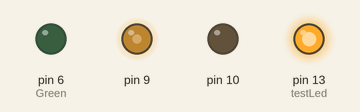
Simulated run of this sketch. Board: Arduino Uno, built with avr-gcc and run on an emulated ATmega328P. Shown: output pins drawn as LEDs (lit = HIGH).

Above: at 0.05 s.
At 0.65 s:
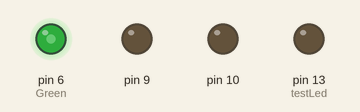
At 1.25 s:
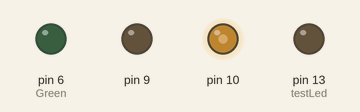
At 1.85 s:
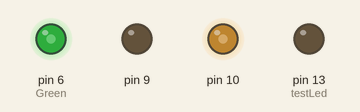
At 2.45 s:
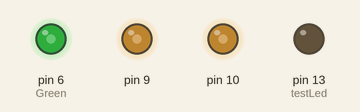
Timing chart, 0 to 5.8 s (numbered marks = the images above):
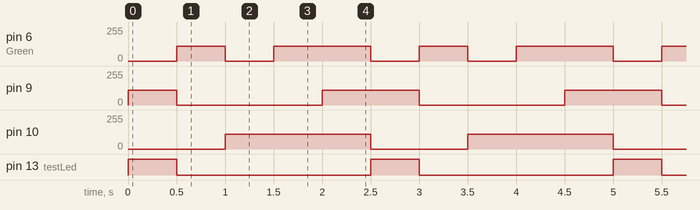

The sketch:

testRGBLed.ino
```cpp
#include "RGBLed.h"
#define Green 6
#define Blue 9
#define Red 10
//#define Green 2
//#define Blue 3
//#define Red 6
#define testLed 13

RGBLed led(Red, Green, Blue);

void setup() {
  // put your setup code here, to run once:
  led.init();
  pinMode(testLed, OUTPUT);
  pinMode(Green, OUTPUT);
}

void loop() {
  led.blue();
  //analogWrite(testLed, 255);
  digitalWrite(testLed, HIGH);
  delay(500);
  digitalWrite(testLed, LOW);
  led.green();
  delay(500);
  led.red();
  delay(500);
  led.yellow();
  delay(500);
  led.white();
  delay(500);
}
```

RGBLed.cpp
```cpp
#include "Arduino.h"
#include "RGBLed.h"

RGBLed::RGBLed(int redPin, int greenPin, int bluePin) {
	_redPin = redPin;
	_greenPin = greenPin;
	_bluePin = bluePin;
}

void RGBLed::init() {
	pinMode(_redPin, OUTPUT);
	pinMode(_greenPin, OUTPUT);
	pinMode(_bluePin, OUTPUT);
}

void RGBLed::green() {
  analogWrite(_redPin, 0);
  analogWrite(_greenPin, RGBLED_PWM);
  analogWrite(_bluePin, 0);
}

void RGBLed::blue() {
  analogWrite(_redPin, 0);
  analogWrite(_greenPin, 0);
  analogWrite(_bluePin, RGBLED_PWM);
}

void RGBLed::red() {
  analogWrite(_redPin, RGBLED_PWM);
  analogWrite(_greenPin, 0);
  analogWrite(_bluePin, 0);
}

void RGBLed::yellow() {
  analogWrite(_redPin, RGBLED_PWM);
  analogWrite(_greenPin, RGBLED_PWM);
  analogWrite(_bluePin, 0);
}

void RGBLed::white() {
  analogWrite(_redPin, RGBLED_PWM);
  analogWrite(_greenPin, RGBLED_PWM);
  analogWrite(_bluePin, RGBLED_PWM);
}

void RGBLed::off() {
  analogWrite(_redPin, 0);
  analogWrite(_greenPin, 0);
  analogWrite(_bluePin, 0);
}
```

RGBLed.h
```cpp
#ifndef RGBLed_h
#define RGBLed_h

#include "Arduino.h"

#define RGBLED_PWM 111

class RGBLed
{
  public:
    RGBLed(int redPin, int greenPin, int bluePin);
    void yellow();
    void green();
    void blue();
    void red();
    void off();
    void init();
    void white();
  private:
    int _redPin;
    int _greenPin;
    int _bluePin;
};


#endif
```

Measured:
- by itself, pin 6 (Green): repeats every 2.5 s: 0/255 0.50 s, 111/255 1.0 s, 0/255 0.50 s, 111/255 0.50 s
- by itself, pin 9: repeats every 2.5 s: 0/255 1.5 s, 111/255 1.0 s
- by itself, pin 10: alternates 111/255 for 1.5 s and 0/255 for 1.0 s
- by itself, pin 13 (testLed): alternates HIGH for 0.50 s and LOW for 2.0 s
